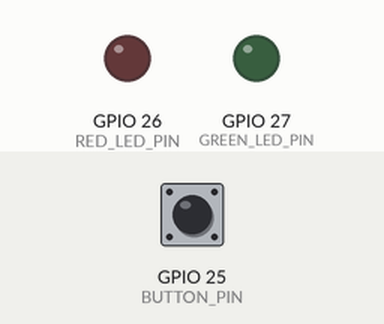
Bench run of a sketch on a simulated ESP32. Shown: output pins drawn as LEDs (lit = HIGH). The inputs (shaded band) are chosen by the test bench; at power-on: GPIO 25 (BUTTON_PIN) HIGH. WiFi joins after 1.5 s; servers stay silent unless stated; uploads are accepted with an empty reply; not simulated (calls return 0 or success): secrets.h; what the sketch prints to the serial monitor is not drawn.

Above: at 1.9 s.
At 3.1 s:
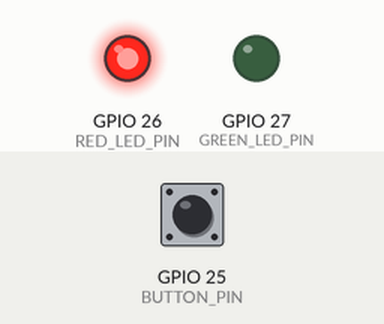
Timing chart, 0 to 4.6 s (numbered marks = the images above):
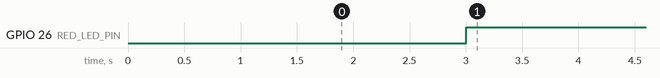

The sketch:

Lab_Button.ino
```cpp
  #include <WiFi.h>
  #include <HTTPClient.h>
  #include <mutex>
  //libraries above are built into the esp32
  #include <ArduinoJson.h>  //external so download on arduino ide
  #include "secrets.h"


  //Declaration of task handle
  TaskHandle_t ApiTaskHandle = NULL;

  // Variables

  #define timeDelay 5000
  #define BUTTON_PIN 25
  #define RED_LED_PIN 26
  #define GREEN_LED_PIN 27
  SemaphoreHandle_t  btnSemaphore;
  unsigned long buttonTime = 0;
  static int httpResponseCode = 0;
  static String payload = "{}";
  static bool isOpen = 0;
  volatile bool btn_pressed = false;
  JsonDocument doc;
  static bool testSent = false;
  // Functions

  String httpGETRequest(const char* url) {
    HTTPClient http;

    http.begin(url);
    http.setTimeout(3000);
    http.addHeader("Authorization", String("Bearer ") + API_KEY);

    xSemaphoreTake(btnSemaphore, portMAX_DELAY);
    httpResponseCode = http.GET();

    if (httpResponseCode > 0) {
      Serial.print("HTTP Response code: ");
      Serial.println(httpResponseCode);
      payload = http.getString();
      deserializeJson(doc, payload);

      isOpen = doc["isOpen"];
    }
    else {
      Serial.print("Error code: ");
      Serial.println(httpResponseCode);
    }
    xSemaphoreGive(btnSemaphore);
    http.end();
    return payload;
  }

  void httpPOSTRequest() {
    HTTPClient http;

    http.begin(serverName);
    http.setTimeout(3000);
    http.addHeader("Authorization", String("Bearer ") + API_KEY);
    http.addHeader("Content-Type", "application/json");
    xSemaphoreTake(btnSemaphore, portMAX_DELAY);
    doc.clear();
    doc["isOpen"] = !(isOpen);
    doc["updatedBy"] = "Lab Button";
    doc["message"] = "The lab button was pressed, Lab status updated";
    String requestBody;
    serializeJson(doc, requestBody);
    httpResponseCode = http.POST(requestBody);
    if (httpResponseCode > 0) {
      payload = http.getString();
      Serial.println(payload);
    }
    xSemaphoreGive(btnSemaphore);
    http.end();
  }

void apiCheck(void *parameter) {
  while(true){
    delay(1000);
    httpGETRequest(serverName);
    if(isOpen) {
      //digital write green
      Serial.println("Setting Green");
      digitalWrite(RED_LED_PIN, LOW);

      digitalWrite(GREEN_LED_PIN, HIGH);
    }
    else{
      //digital write red
      Serial.println("Setting Red");
      digitalWrite(GREEN_LED_PIN, LOW);

      digitalWrite(RED_LED_PIN, HIGH);
    }
  }
}


  void ARDUINO_ISR_ATTR buttonPress() {
    unsigned long currentTime = millis();
    if (currentTime - buttonTime >= 100) {
      btn_pressed = true;
      buttonTime = currentTime;
    }
  }

  void setup() {
    Serial.begin(115200);
    btnSemaphore = xSemaphoreCreateMutex();

    WiFi.begin(INTERNET, INTERNET_PASSWORD);
    Serial.print("Connecting");
    while (WiFi.status() != WL_CONNECTED) {
      delay(500);
      Serial.print(".");
    }
    Serial.println();
    if (WiFi.status() == WL_CONNECTED) {
      delay(300);
      Serial.print("Connected to the internet");
    }
    Serial.println("1. PIN TEST");
    pinMode(RED_LED_PIN, OUTPUT);
    pinMode(GREEN_LED_PIN, OUTPUT);
    pinMode(BUTTON_PIN, INPUT_PULLUP);
    Serial.println("2. Post Pin test");
    //delay(500);

    attachInterrupt(digitalPinToInterrupt(BUTTON_PIN), buttonPress, FALLING);
    Serial.println("Interrupt check");
    xTaskCreate(apiCheck, "Periodic API Polling", 10000, NULL, 1,&ApiTaskHandle);
    Serial.println("Check xtask");
  }


  void loop() {
    if (!testSent){
    httpGETRequest(serverName);
    httpPOSTRequest();
    testSent = true;
    }


    if (btn_pressed) {
      btn_pressed = false;
      httpGETRequest(serverName);
      httpPOSTRequest();
    }
  }
```

Measured:
- by itself, GPIO 26 (RED_LED_PIN): LOW → HIGH at 3.0 s
